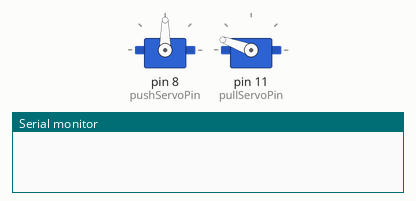
Simulated run of this sketch. Board: Arduino Uno, built with avr-gcc and run on an emulated ATmega328P. On the bench: 2 × servo, the last lines printed to the serial monitor.

Above: at 0.05 s.
At 6.0 s:
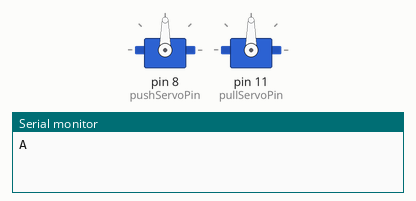
Timing chart, 0 to 7.8 s (numbered marks = the images above):
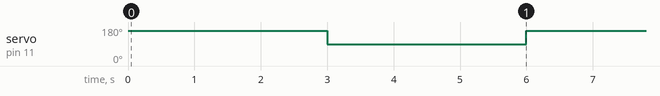

Measured:
- by itself, servo on pin 11 (pullServoPin): alternates 160° for 3.0 s and 90° for 3.0 s

The sketch:

servo_force_release.ino
```cpp
/*
서보모터 위상 초기화 및 조정
1106 14시 설치 기준 0 위치로 움직이며 밀기, 180값 넣었을 시에 원위치
*/

#include <Servo.h>

Servo pushServo;    //pushServo 역할을 하는 ds3120mg는 6V기준 20kgf 토크인 고출력 일반 서보모터
Servo pullServo;    //pullServo 역할을 하는 MG995 무한회전 서보는 무한회전 서보 특성상 코드 구조가 약간 다름
static int pushServoPin = 8;
static int pullServoPin = 11;
int Angle = 20;
int pull = 20;      //pullServo 제어 변수, 0~180 범위 내에서 90이 정지, 커지거나 작아지면서 점점 빨라짐
int release = 160;

void setup() {
  // put your setup code here, to run once:
  Serial.begin(9600);
  pushServo.attach(pushServoPin);
  pullServo.attach(pullServoPin);
}

void loop() {
  // put your main code here, to run repeatedly:
  //pushServo.write(Angle);
  //pullServo.write(pull);//반시계방향
  pullServo.write(release);
  delay(3000);
  Serial.println("A");

  //pushServo.write(160);
  //pullServo.write(release);
  pullServo.write(90);
  delay(3000);

  //pullServo.write(release);
  //delay(2000);


  /*if (Serial.available())
  {
    Angle = Serial.parseInt();
  }*/
}
```
